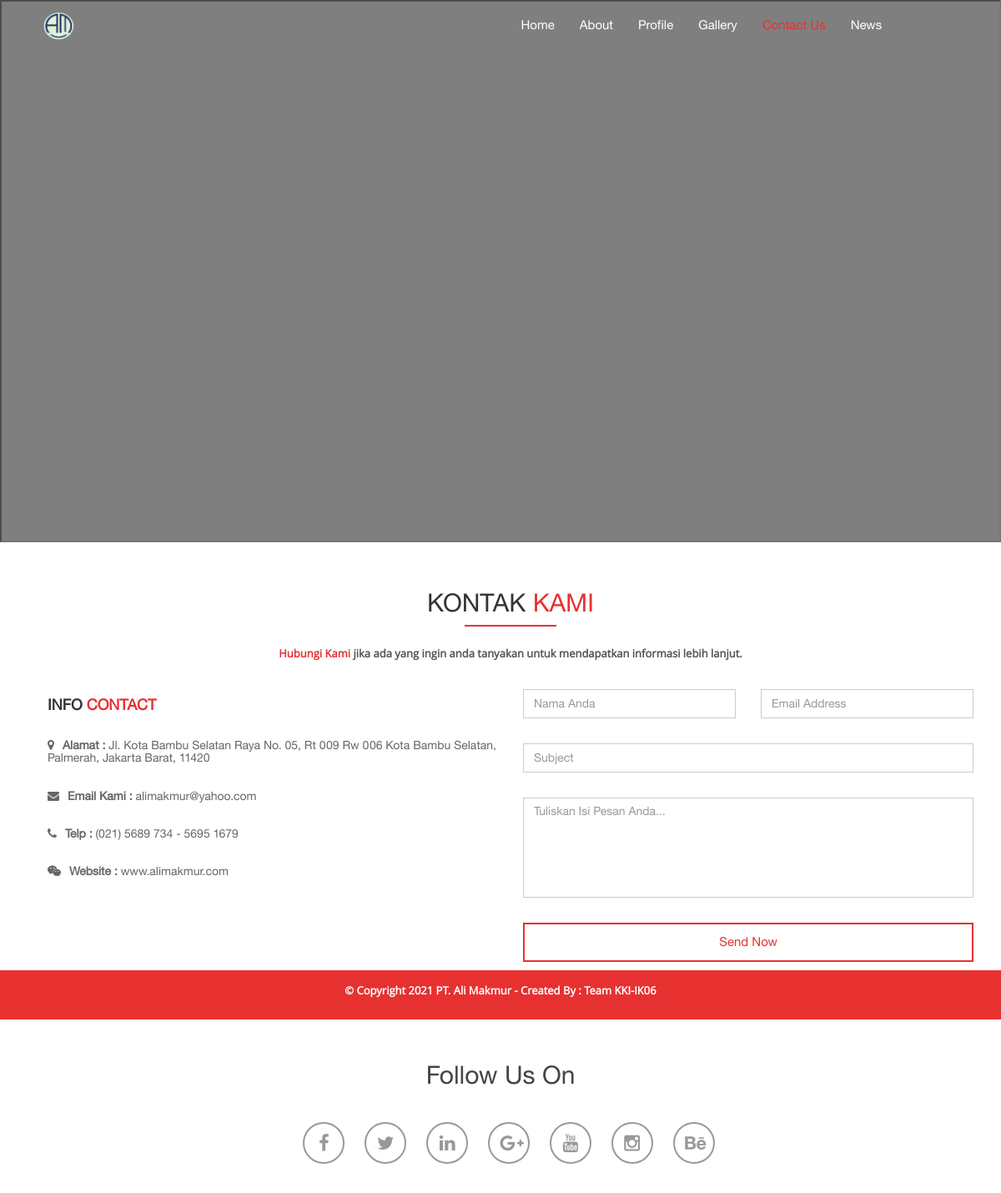
The app's page /index.php/contact with its own data.
### tables this page shows
CREATE TABLE `tb_contact_info` (
  `id_contact_info` int(11) NOT NULL,
  `alamat` varchar(300) NOT NULL,
  `email` varchar(50) NOT NULL,
  `telp` varchar(50) NOT NULL,
  `website` varchar(50) NOT NULL,
  `status` varchar(50) NOT NULL
);

### application/controllers/contact.php (called while the page is built, shortened)
<?php
class contact extends CI_Controller {
	function __construct(){
		$this->load->helper('url','form');
	  $this->load->model('MODEL_Contact', 'data');
	}
	public function index(){
		$data['contact_info']=$this->data->GetContactInfo();
		$this->load->view('VIEW_Head');
    $this->load->view('VIEW_Contact', $data);
    $this->load->view('VIEW_Footer');
	}
}
?>

### index.php (called while the page is built, shortened)
<?php
require_once BASEPATH.'core/CodeIgniter.php';

### application/models/MODEL_Contact.php (called while the page is built, shortened)
<?php
class MODEL_Contact extends CI_Model {
	function GetContactInfo(){
		$this->db->select('*')->from('tb_contact_info')->where('status="telah disetujui"')->order_by('id_contact_info');
		$query = $this->db->get();
		return $query->result();
	}
}
?>

### application/views/VIEW_Contact.php (the view, shortened to what this page needs)
<?php include('VIEW_Head.php');?>
<body data-spy="scroll" data-target=".navbar-default" data-offset="100">
<header id="menu">
  <div class="navbar navbar-default navbar-fixed-top">
    <div class="container">
      <div class="container-fluid">
        <div class="navbar-header">
          <a class="navbar-brand" href="#menu"><img src="<?php echo base_url();?>assets/images/Logo/logo01.png" width="80px" height="40px" alt="logo"></a> </div>
        <div class="collapse navbar-collapse" id="bs-example-navbar-collapse-1">
          <ul class="nav navbar-nav">
            <li><a class="scroll" href="<?php echo site_url('home')?>">Home</a></li>
            <li><a class="scroll" href="<?php echo site_url('about')?>">About</a></li>
            <li><a class="scroll" href="<?php echo site_url('profile')?>">Profile</a></li>
            <li><a class="scroll" href="<?php echo site_url('gallery')?>">Gallery</a></li>
            <li class="active"><a class="scroll" href="<?php echo site_url('contact')?>">Contact Us</a></li>
            <li><a class="scroll" href="<?php echo site_url('news')?>">News</a></li>
          </ul>
        </div>
      </div>
    </div>
  </div>
</header>
<section id="slider">
  <div id="home-carousel" class="carousel slide" data-ride="carousel">
    <div class="carousel-inner">
      <div class="item active"><iframe style="padding-top:85px" src="https://www.google.com/maps/embed?pb=!1m18!1m12!1m3!1d7933.16172738998!2d106.79942607234982!3d-6.186804265704269!2m3!1f0!2f0!3f0!3m2!1i1024!2i768!4f13.1!3m3!1m2!1s0x2e69f68fd07c2aa1%3A0xcf3604226cae6bc9!2sKota%20Bambu%20Sel.%2C%20Kec.%20Palmerah%2C%20Kota%20Jakarta%20Barat%2C%20Daerah%20Khusus%20Ibukota%20Jakarta!5e0!3m2!1sid!2sid!4v1636896230264!5m2!1sid!2sid" width="100%" height="650"></iframe>
        <div class="carousel-caption container">
          <div class="row">
            <div class="col-md-7 col-sm-12 col-xs-12">
            </div>
          </div>
        </div>
      </div>
  </div>
</section>
<section id="contact">
  <div class="container">
    <div class="col-md-8 col-md-offset-2">
      <div class="heading">
        <h2>KONTAK <span>KAMI</span></h2>
        <div class="line"></div>
        <p><span><strong>Hubungi Kami</strong></span> jika ada yang ingin anda tanyakan untuk mendapatkan informasi lebih lanjut.</p>
      </div>
    </div>
    <div class="text-center">
      <div class="col-md-6 col-sm-6 contact-sec-1">
        <h4>INFO <span>CONTACT</span></h4>
  <?php foreach ($contact_info as $row) { ?>
        <ul class="contact-form">
          <li><i class="fa fa-map-marker"></i>
            <h6><strong> Alamat : </strong><?php echo $row->alamat?></h6>
          </li>
          <li><i class="fa fa-envelope"></i>
            <h6><strong> Email Kami : </strong><?php echo $row->email?></h6>
          </li>
          <li><i class="fa fa-phone"></i>
            <h6><strong> Telp : </strong><?php echo $row->telp?></h6>
          </li>
          <li><i class="fa fa-wechat"></i>
            <h6><strong> Website : </strong><?php echo $row->website?></h6>
          </li>
        </ul>
  <?php } ?>
      </div>
      <div class="col-md-6 col-sm-6">
        <form id="main-contact-form" name="contact-form" method="post" action="<?php echo site_url('contact/SimpanData'); ?>">
          <div class="row  wow fadeInDown" data-wow-duration="1000ms" data-wow-delay="300ms">
            <div class="col-sm-6">
              <div class="form-group">
                <input type="text" name="nama" class="form-control" placeholder="Nama Anda" required="required">
              </div>
            </div>
            <div class="col-sm-6">
              <div class="form-group">
                <input type="email" name="email" class="form-control" placeholder="Email Address" required="required">
              </div>
            </div>
          </div>
          <div class="form-group">
            <input type="text" name="subject" class="form-control" placeholder="Subject" required="required">
          </div>
          <div class="form-group">
            <textarea name="message" id="message" class="form-control" rows="4" placeholder="Tuliskan Isi Pesan Anda..." required="required"></textarea>
          </div>
          <a class="btn-send col-md-12 col-sm-12 col-xs-12" href="#" onclick="document.getElementById('main-contact-form').submit()">Send Now</a>
        </form>
      </div>
    </div>
  </div>
</section>

### assets/css/style.css (style rules this page uses)
* { margin: 0 auto; }
body { font-family: "helvetica_ce_55_romanregular"; }
p { font-size: 13px; color: #666; font-weight: bolder; line-height: 25px; font-family: "open_sansregular"; }
h1, h2, h3, h4, h5, h6, .h1, .h2, .h3, .h4, .h5, .h6 { font-family: "helvetica_ce_55_romanregular"; }
h6 { font-size: 16px; }
strong { font-weight: bolder; }
span { color: #e73131; }
.line { border: 1px solid #e73131; width: 15%; }
a.btn-send { color: #e73131; border: 2px solid #e73131; padding: 2% 0%; font-size: 15px; }
.navbar-default { background: rgba(248, 248, 248, 0); border: rgba(248, 248, 248, 0); padding: 5px 5px; }
a.navbar-brand img { position: relative; top: 9px; }
#menu { position: absolute; }
#menu .nav { left: 45%; position: relative; }
#menu ul.nav li a { font-size: 15px; color: #fff; }
#menu .nav > li > a { background: none; color: #fff; }
#menu .navbar-default .navbar-nav > .active > a, .navbar-default .navbar-nav > .active > a:hover, .navbar-default .navbar-nav > .active > a:focus { color: #e73131; background: transparent; }
a.navbar-brand { padding: 0px; margin-top: -3px; }
ul.nav li.active a:before { opacity: 1; }
#home-carousel .item { background-position: center top; background-repeat: no-repeat; background-size: cover; width: 100%; height: 650px; }
#home-carousel .item:before { background-color: #000; content: ""; height: 100%; top: 0; left: 0; opacity: 0.5; position: absolute; width: 100%; }
.carousel-caption { left: 15px; right: 15px; top: 50%; font-size: 15px; text-align: left; color: #fff; text-shadow: none; margin-top: -130px; }
.heading h2 { font-family: "helvetica_ce_55_romanregular"; }
.heading p { padding: 20px 0px; font-size: 13px; font-weight: bolder; color: #555; }
#contact { text-align: center; padding: 3% 0% 0% 2%; }
.contact-sec-1 { text-align: left; }
.contact-sec-1 h4 { font-weight: bold; }
.contact-sec-1 ul.contact-form li i.fa { color: #666; float: left; margin-right: 10px; }
.contact-sec-1 ul.contact-form li h6 { font-size: 14px; color: #666; margin: 0; }
.contact-sec-1 ul { padding: 0; position: relative; top: 20px; }
.contact-sec-1 ul li { display: block; padding-bottom: 30px; }
.form-group { margin-bottom: 30px; }
textarea.form-control { min-height: 120px; resize: none; }
.form-control { border: 1px solid #ccc; height: 35px; border-radius: 0; box-shadow: none; }

### records on screen
tb_contact_info: alamat "Jl. Kota Bambu Selatan Raya No. 05, Rt 009 Rw 006 Kota Bambu Selatan, Palmerah, Jakarta Barat, 11420", email "alimakmur@yahoo.com", telp "(021) 5689 734 - 5695 1679", website "www.alimakmur.com"
